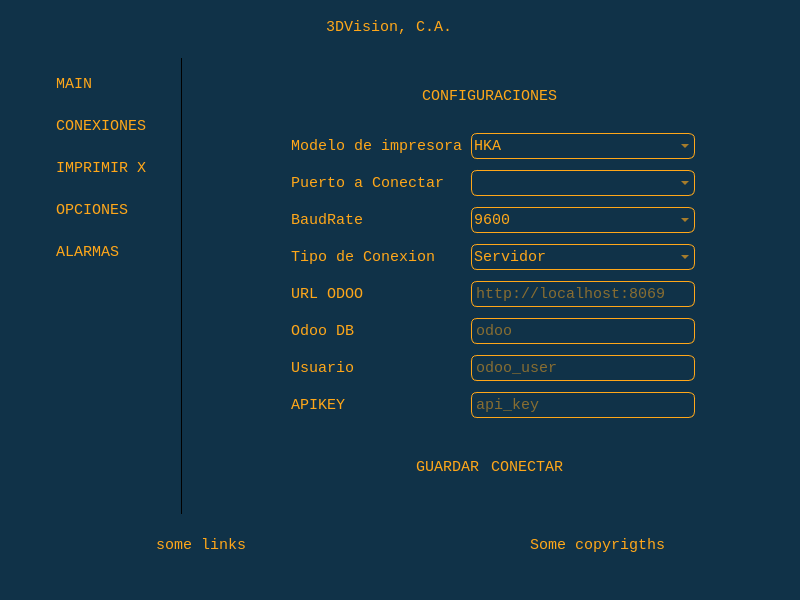
<?xml version="1.0" encoding="UTF-8"?>
<ui version="4.0">
 <class>MainWindow</class>
 <widget class="QMainWindow" name="MainWindow">
  <property name="geometry">
   <rect>
    <x>0</x>
    <y>0</y>
    <width>800</width>
    <height>600</height>
   </rect>
  </property>
  <property name="minimumSize">
   <size>
    <width>800</width>
    <height>600</height>
   </size>
  </property>
  <property name="windowTitle">
   <string>MainWindow</string>
  </property>
  <property name="styleSheet">
   <string notr="true">* {
	margin: 1px;
	padding: 2px;
	border: None;
	border-radius: 12px;
	color: #ffa719;
	background-color: rgb(16, 50, 72);
	font-family: Consolas;
	font-size: 15px;
}

QPushButton {
	height: 30px;
	text-align: center;
	padding: 5%;
	qproperty-iconSize: 26px;
}

QPushButton:hover {
	border: 1px solid #ffa719;
	border-radius: 6px;
}

QTextEdit {
	padding: 15px;
	border-radius: 20px;
	background: #000000;
	border: 1px solid #ffa719;
}

QLineEdit {
	border-radius: 6px;
	background: transparent;
	border: 1px solid #ffa719;
}

QComboBox {
	border-radius: 6px;
	background: transparent;
	border: 1px solid #ffa719;
}

QComboBox:!editable:on, QComboBox::drop-down:editable:on {
    background: #32AABB;
}

QComboBox QAbstractItemView {
    border: 1px solid #32AABB;
    selection-background-color: #32AABB;
}

QFrame#left_menu_frame {
	border-right: 1px solid black;
	border-radius: 0;
}</string>
  </property>
  <widget class="QWidget" name="centralwidget">
   <layout class="QVBoxLayout" name="verticalLayout">
    <property name="spacing">
     <number>0</number>
    </property>
    <property name="leftMargin">
     <number>0</number>
    </property>
    <property name="topMargin">
     <number>0</number>
    </property>
    <property name="rightMargin">
     <number>0</number>
    </property>
    <property name="bottomMargin">
     <number>0</number>
    </property>
    <item alignment="Qt::AlignTop">
     <widget class="QFrame" name="frame">
      <property name="sizePolicy">
       <sizepolicy hsizetype="Preferred" vsizetype="MinimumExpanding">
        <horstretch>0</horstretch>
        <verstretch>0</verstretch>
       </sizepolicy>
      </property>
      <property name="frameShape">
       <enum>QFrame::StyledPanel</enum>
      </property>
      <property name="frameShadow">
       <enum>QFrame::Raised</enum>
      </property>
      <layout class="QHBoxLayout" name="horizontalLayout">
       <property name="spacing">
        <number>0</number>
       </property>
       <property name="leftMargin">
        <number>0</number>
       </property>
       <property name="topMargin">
        <number>0</number>
       </property>
       <property name="rightMargin">
        <number>0</number>
       </property>
       <property name="bottomMargin">
        <number>0</number>
       </property>
       <item alignment="Qt::AlignLeft">
        <widget class="QFrame" name="frame_4">
         <property name="sizePolicy">
          <sizepolicy hsizetype="Maximum" vsizetype="Preferred">
           <horstretch>0</horstretch>
           <verstretch>0</verstretch>
          </sizepolicy>
         </property>
         <property name="frameShape">
          <enum>QFrame::StyledPanel</enum>
         </property>
         <property name="frameShadow">
          <enum>QFrame::Raised</enum>
         </property>
         <layout class="QHBoxLayout" name="horizontalLayout_4">
          <property name="spacing">
           <number>0</number>
          </property>
          <property name="leftMargin">
           <number>0</number>
          </property>
          <property name="topMargin">
           <number>0</number>
          </property>
          <property name="rightMargin">
           <number>0</number>
          </property>
          <property name="bottomMargin">
           <number>0</number>
          </property>
          <item>
           <widget class="QPushButton" name="toggle_menu_button">
            <property name="sizePolicy">
             <sizepolicy hsizetype="Preferred" vsizetype="Preferred">
              <horstretch>0</horstretch>
              <verstretch>0</verstretch>
             </sizepolicy>
            </property>
            <property name="text">
             <string/>
            </property>
            <property name="icon">
             <iconset resource="../images.qrc">
              <normaloff>:/img/assets/Navigation/menu.svg</normaloff>:/img/assets/Navigation/menu.svg</iconset>
            </property>
           </widget>
          </item>
         </layout>
        </widget>
       </item>
       <item>
        <widget class="QFrame" name="header_frame">
         <property name="sizePolicy">
          <sizepolicy hsizetype="Expanding" vsizetype="Preferred">
           <horstretch>0</horstretch>
           <verstretch>0</verstretch>
          </sizepolicy>
         </property>
         <property name="styleSheet">
          <string notr="true"/>
         </property>
         <property name="frameShape">
          <enum>QFrame::StyledPanel</enum>
         </property>
         <property name="frameShadow">
          <enum>QFrame::Raised</enum>
         </property>
         <layout class="QHBoxLayout" name="horizontalLayout_3">
          <property name="spacing">
           <number>0</number>
          </property>
          <property name="leftMargin">
           <number>0</number>
          </property>
          <property name="topMargin">
           <number>0</number>
          </property>
          <property name="rightMargin">
           <number>0</number>
          </property>
          <property name="bottomMargin">
           <number>0</number>
          </property>
          <item alignment="Qt::AlignHCenter">
           <widget class="QFrame" name="frame_8">
            <property name="frameShape">
             <enum>QFrame::StyledPanel</enum>
            </property>
            <property name="frameShadow">
             <enum>QFrame::Raised</enum>
            </property>
            <layout class="QHBoxLayout" name="horizontalLayout_10">
             <property name="spacing">
              <number>0</number>
             </property>
             <property name="leftMargin">
              <number>0</number>
             </property>
             <property name="topMargin">
              <number>0</number>
             </property>
             <property name="rightMargin">
              <number>0</number>
             </property>
             <property name="bottomMargin">
              <number>0</number>
             </property>
             <item>
              <widget class="QLabel" name="label_2">
               <property name="maximumSize">
                <size>
                 <width>28</width>
                 <height>28</height>
                </size>
               </property>
               <property name="autoFillBackground">
                <bool>false</bool>
               </property>
               <property name="text">
                <string/>
               </property>
               <property name="pixmap">
                <pixmap resource="../images.qrc">:/img/assets/logo1.png</pixmap>
               </property>
               <property name="scaledContents">
                <bool>true</bool>
               </property>
              </widget>
             </item>
             <item>
              <widget class="QLabel" name="label">
               <property name="text">
                <string>3DVision, C.A.</string>
               </property>
              </widget>
             </item>
            </layout>
           </widget>
          </item>
         </layout>
        </widget>
       </item>
       <item alignment="Qt::AlignRight|Qt::AlignTop">
        <widget class="QFrame" name="window_control">
         <property name="sizePolicy">
          <sizepolicy hsizetype="Preferred" vsizetype="Preferred">
           <horstretch>0</horstretch>
           <verstretch>0</verstretch>
          </sizepolicy>
         </property>
         <property name="styleSheet">
          <string notr="true">QPushButton {
	width: 30%;
}</string>
         </property>
         <property name="frameShape">
          <enum>QFrame::StyledPanel</enum>
         </property>
         <property name="frameShadow">
          <enum>QFrame::Raised</enum>
         </property>
         <layout class="QHBoxLayout" name="horizontalLayout_2">
          <property name="spacing">
           <number>0</number>
          </property>
          <property name="leftMargin">
           <number>0</number>
          </property>
          <property name="topMargin">
           <number>0</number>
          </property>
          <property name="rightMargin">
           <number>0</number>
          </property>
          <property name="bottomMargin">
           <number>0</number>
          </property>
          <item>
           <widget class="QPushButton" name="minimize_button">
            <property name="text">
             <string/>
            </property>
            <property name="icon">
             <iconset resource="../images.qrc">
              <normaloff>:/img/assets/Navigation/arrow_drop_down.svg</normaloff>:/img/assets/Navigation/arrow_drop_down.svg</iconset>
            </property>
           </widget>
          </item>
          <item>
           <widget class="QPushButton" name="exit_button">
            <property name="text">
             <string/>
            </property>
            <property name="icon">
             <iconset resource="../images.qrc">
              <normaloff>:/img/assets/Navigation/close.svg</normaloff>:/img/assets/Navigation/close.svg</iconset>
            </property>
           </widget>
          </item>
         </layout>
        </widget>
       </item>
      </layout>
     </widget>
    </item>
    <item>
     <widget class="QFrame" name="frame_2">
      <property name="sizePolicy">
       <sizepolicy hsizetype="Preferred" vsizetype="Expanding">
        <horstretch>0</horstretch>
        <verstretch>0</verstretch>
       </sizepolicy>
      </property>
      <property name="frameShape">
       <enum>QFrame::StyledPanel</enum>
      </property>
      <property name="frameShadow">
       <enum>QFrame::Raised</enum>
      </property>
      <layout class="QHBoxLayout" name="horizontalLayout_5">
       <property name="spacing">
        <number>0</number>
       </property>
       <property name="leftMargin">
        <number>0</number>
       </property>
       <property name="topMargin">
        <number>0</number>
       </property>
       <property name="rightMargin">
        <number>0</number>
       </property>
       <property name="bottomMargin">
        <number>0</number>
       </property>
       <item>
        <widget class="QFrame" name="left_menu_frame">
         <property name="sizePolicy">
          <sizepolicy hsizetype="Preferred" vsizetype="Preferred">
           <horstretch>0</horstretch>
           <verstretch>0</verstretch>
          </sizepolicy>
         </property>
         <property name="minimumSize">
          <size>
           <width>50</width>
           <height>0</height>
          </size>
         </property>
         <property name="maximumSize">
          <size>
           <width>180</width>
           <height>16777215</height>
          </size>
         </property>
         <property name="frameShape">
          <enum>QFrame::StyledPanel</enum>
         </property>
         <property name="frameShadow">
          <enum>QFrame::Raised</enum>
         </property>
         <layout class="QHBoxLayout" name="horizontalLayout_8">
          <property name="spacing">
           <number>0</number>
          </property>
          <property name="leftMargin">
           <number>0</number>
          </property>
          <property name="topMargin">
           <number>0</number>
          </property>
          <property name="rightMargin">
           <number>0</number>
          </property>
          <property name="bottomMargin">
           <number>0</number>
          </property>
          <item alignment="Qt::AlignTop">
           <widget class="QFrame" name="frame_6">
            <property name="minimumSize">
             <size>
              <width>200</width>
              <height>0</height>
             </size>
            </property>
            <property name="styleSheet">
             <string notr="true">QFrame {
	background: transparent;
}

QPushButton {
	max-width: 28px;
	min-width: 28px;
}</string>
            </property>
            <property name="frameShape">
             <enum>QFrame::StyledPanel</enum>
            </property>
            <property name="frameShadow">
             <enum>QFrame::Raised</enum>
            </property>
            <layout class="QGridLayout" name="gridLayout">
             <property name="leftMargin">
              <number>0</number>
             </property>
             <property name="topMargin">
              <number>0</number>
             </property>
             <property name="rightMargin">
              <number>0</number>
             </property>
             <property name="bottomMargin">
              <number>0</number>
             </property>
             <property name="spacing">
              <number>0</number>
             </property>
             <item row="0" column="1">
              <widget class="QLabel" name="main_label">
               <property name="text">
                <string>MAIN</string>
               </property>
              </widget>
             </item>
             <item row="2" column="0">
              <widget class="QPushButton" name="print_x">
               <property name="text">
                <string/>
               </property>
               <property name="icon">
                <iconset resource="../images.qrc">
                 <normaloff>:/img/assets/printer.png</normaloff>:/img/assets/printer.png</iconset>
               </property>
              </widget>
             </item>
             <item row="1" column="0">
              <widget class="QPushButton" name="connection_button">
               <property name="text">
                <string/>
               </property>
               <property name="icon">
                <iconset resource="../images.qrc">
                 <normaloff>:/img/assets/Device/usb.svg</normaloff>:/img/assets/Device/usb.svg</iconset>
               </property>
              </widget>
             </item>
             <item row="3" column="0">
              <widget class="QPushButton" name="print_z">
               <property name="text">
                <string/>
               </property>
               <property name="icon">
                <iconset>
                 <normaloff>:/assets/assets/subdirectory_arrow_left.svg</normaloff>:/assets/assets/subdirectory_arrow_left.svg</iconset>
               </property>
              </widget>
             </item>
             <item row="0" column="0">
              <widget class="QPushButton" name="main_button">
               <property name="minimumSize">
                <size>
                 <width>40</width>
                 <height>0</height>
                </size>
               </property>
               <property name="text">
                <string/>
               </property>
               <property name="icon">
                <iconset resource="../images.qrc">
                 <normaloff>:/img/assets/Navigation/apps.svg</normaloff>:/img/assets/Navigation/apps.svg</iconset>
               </property>
               <property name="autoDefault">
                <bool>false</bool>
               </property>
               <property name="default">
                <bool>false</bool>
               </property>
               <property name="flat">
                <bool>false</bool>
               </property>
              </widget>
             </item>
             <item row="4" column="0">
              <widget class="QPushButton" name="pushButton_9">
               <property name="text">
                <string/>
               </property>
               <property name="icon">
                <iconset>
                 <normaloff>:/assets/assets/access_alarms.svg</normaloff>:/assets/assets/access_alarms.svg</iconset>
               </property>
              </widget>
             </item>
             <item row="1" column="1">
              <widget class="QLabel" name="label_6">
               <property name="text">
                <string>CONEXIONES</string>
               </property>
              </widget>
             </item>
             <item row="2" column="1">
              <widget class="QLabel" name="label_7">
               <property name="text">
                <string>IMPRIMIR X</string>
               </property>
              </widget>
             </item>
             <item row="3" column="1">
              <widget class="QLabel" name="label_8">
               <property name="text">
                <string>OPCIONES</string>
               </property>
              </widget>
             </item>
             <item row="4" column="1">
              <widget class="QLabel" name="label_9">
               <property name="text">
                <string>ALARMAS</string>
               </property>
              </widget>
             </item>
            </layout>
           </widget>
          </item>
         </layout>
        </widget>
       </item>
       <item>
        <widget class="QFrame" name="frame_7">
         <property name="sizePolicy">
          <sizepolicy hsizetype="Expanding" vsizetype="Preferred">
           <horstretch>0</horstretch>
           <verstretch>0</verstretch>
          </sizepolicy>
         </property>
         <property name="frameShape">
          <enum>QFrame::StyledPanel</enum>
         </property>
         <property name="frameShadow">
          <enum>QFrame::Raised</enum>
         </property>
         <layout class="QHBoxLayout" name="horizontalLayout_7">
          <item>
           <widget class="QStackedWidget" name="window_pages">
            <property name="currentIndex">
             <number>1</number>
            </property>
            <widget class="QWidget" name="main_page">
             <layout class="QHBoxLayout" name="horizontalLayout_9">
              <item>
               <widget class="QTextEdit" name="outputText">
                <property name="contextMenuPolicy">
                 <enum>Qt::PreventContextMenu</enum>
                </property>
                <property name="readOnly">
                 <bool>true</bool>
                </property>
                <property name="html">
                 <string>&lt;!DOCTYPE HTML PUBLIC &quot;-//W3C//DTD HTML 4.0//EN&quot; &quot;http://www.w3.org/TR/REC-html40/strict.dtd&quot;&gt;
&lt;html&gt;&lt;head&gt;&lt;meta name=&quot;qrichtext&quot; content=&quot;1&quot; /&gt;&lt;style type=&quot;text/css&quot;&gt;
p, li { white-space: pre-wrap; }
&lt;/style&gt;&lt;/head&gt;&lt;body style=&quot; font-family:'Consolas'; font-size:15px; font-weight:400; font-style:normal;&quot;&gt;
&lt;p style=&quot;-qt-paragraph-type:empty; margin-top:0px; margin-bottom:0px; margin-left:0px; margin-right:0px; -qt-block-indent:0; text-indent:0px;&quot;&gt;&lt;br /&gt;&lt;/p&gt;&lt;/body&gt;&lt;/html&gt;</string>
                </property>
               </widget>
              </item>
             </layout>
            </widget>
            <widget class="QWidget" name="config_page">
             <layout class="QVBoxLayout" name="verticalLayout_3">
              <item alignment="Qt::AlignHCenter|Qt::AlignTop">
               <widget class="QFrame" name="frame_5">
                <property name="frameShape">
                 <enum>QFrame::StyledPanel</enum>
                </property>
                <property name="frameShadow">
                 <enum>QFrame::Raised</enum>
                </property>
                <layout class="QVBoxLayout" name="verticalLayout_4">
                 <property name="spacing">
                  <number>0</number>
                 </property>
                 <property name="leftMargin">
                  <number>0</number>
                 </property>
                 <property name="topMargin">
                  <number>0</number>
                 </property>
                 <property name="rightMargin">
                  <number>0</number>
                 </property>
                 <property name="bottomMargin">
                  <number>0</number>
                 </property>
                 <item>
                  <widget class="QLabel" name="label_5">
                   <property name="text">
                    <string>CONFIGURACIONES</string>
                   </property>
                  </widget>
                 </item>
                </layout>
               </widget>
              </item>
              <item>
               <widget class="QFrame" name="frame_9">
                <property name="sizePolicy">
                 <sizepolicy hsizetype="Preferred" vsizetype="Expanding">
                  <horstretch>0</horstretch>
                  <verstretch>0</verstretch>
                 </sizepolicy>
                </property>
                <property name="frameShape">
                 <enum>QFrame::StyledPanel</enum>
                </property>
                <property name="frameShadow">
                 <enum>QFrame::Raised</enum>
                </property>
                <layout class="QHBoxLayout" name="horizontalLayout_12">
                 <property name="spacing">
                  <number>0</number>
                 </property>
                 <property name="leftMargin">
                  <number>0</number>
                 </property>
                 <property name="topMargin">
                  <number>0</number>
                 </property>
                 <property name="rightMargin">
                  <number>0</number>
                 </property>
                 <property name="bottomMargin">
                  <number>0</number>
                 </property>
                 <item alignment="Qt::AlignHCenter">
                  <widget class="QFrame" name="frame_12">
                   <property name="styleSheet">
                    <string notr="true">width: 200%;</string>
                   </property>
                   <property name="frameShape">
                    <enum>QFrame::StyledPanel</enum>
                   </property>
                   <property name="frameShadow">
                    <enum>QFrame::Raised</enum>
                   </property>
                   <layout class="QGridLayout" name="gridLayout_2">
                    <property name="leftMargin">
                     <number>0</number>
                    </property>
                    <property name="topMargin">
                     <number>0</number>
                    </property>
                    <property name="rightMargin">
                     <number>0</number>
                    </property>
                    <property name="bottomMargin">
                     <number>0</number>
                    </property>
                    <property name="spacing">
                     <number>0</number>
                    </property>
                    <item row="0" column="1">
                     <widget class="QComboBox" name="printer_model">
                      <item>
                       <property name="text">
                        <string>HKA</string>
                       </property>
                      </item>
                     </widget>
                    </item>
                    <item row="4" column="0">
                     <widget class="QLabel" name="label_14">
                      <property name="text">
                       <string>URL ODOO</string>
                      </property>
                     </widget>
                    </item>
                    <item row="3" column="0">
                     <widget class="QLabel" name="label_13">
                      <property name="text">
                       <string>Tipo de Conexion</string>
                      </property>
                     </widget>
                    </item>
                    <item row="2" column="0">
                     <widget class="QLabel" name="label_12">
                      <property name="text">
                       <string>BaudRate</string>
                      </property>
                     </widget>
                    </item>
                    <item row="7" column="1">
                     <widget class="QLineEdit" name="odoo_password">
                      <property name="echoMode">
                       <enum>QLineEdit::Password</enum>
                      </property>
                      <property name="dragEnabled">
                       <bool>false</bool>
                      </property>
                      <property name="placeholderText">
                       <string>api_key</string>
                      </property>
                      <property name="clearButtonEnabled">
                       <bool>true</bool>
                      </property>
                     </widget>
                    </item>
                    <item row="1" column="1">
                     <widget class="QComboBox" name="ports"/>
                    </item>
                    <item row="4" column="1">
                     <widget class="QLineEdit" name="odoo_url">
                      <property name="placeholderText">
                       <string>http://localhost:8069</string>
                      </property>
                      <property name="clearButtonEnabled">
                       <bool>true</bool>
                      </property>
                     </widget>
                    </item>
                    <item row="6" column="0">
                     <widget class="QLabel" name="label_15">
                      <property name="text">
                       <string>Usuario</string>
                      </property>
                     </widget>
                    </item>
                    <item row="7" column="0">
                     <widget class="QLabel" name="label_16">
                      <property name="text">
                       <string>APIKEY</string>
                      </property>
                     </widget>
                    </item>
                    <item row="1" column="0">
                     <widget class="QLabel" name="label_11">
                      <property name="text">
                       <string>Puerto a Conectar</string>
                      </property>
                     </widget>
                    </item>
                    <item row="0" column="0">
                     <widget class="QLabel" name="label_10">
                      <property name="text">
                       <string>Modelo de impresora</string>
                      </property>
                     </widget>
                    </item>
                    <item row="3" column="1">
                     <widget class="QComboBox" name="connection_type">
                      <item>
                       <property name="text">
                        <string>Servidor</string>
                       </property>
                      </item>
                      <item>
                       <property name="text">
                        <string>Cliente</string>
                       </property>
                      </item>
                     </widget>
                    </item>
                    <item row="2" column="1">
                     <widget class="QComboBox" name="baud_rate">
                      <item>
                       <property name="text">
                        <string>9600</string>
                       </property>
                      </item>
                     </widget>
                    </item>
                    <item row="6" column="1">
                     <widget class="QLineEdit" name="odoo_user">
                      <property name="placeholderText">
                       <string>odoo_user</string>
                      </property>
                      <property name="clearButtonEnabled">
                       <bool>true</bool>
                      </property>
                     </widget>
                    </item>
                    <item row="5" column="0">
                     <widget class="QLabel" name="label_17">
                      <property name="text">
                       <string>Odoo DB</string>
                      </property>
                     </widget>
                    </item>
                    <item row="5" column="1">
                     <widget class="QLineEdit" name="odoo_db_name">
                      <property name="placeholderText">
                       <string>odoo</string>
                      </property>
                      <property name="clearButtonEnabled">
                       <bool>true</bool>
                      </property>
                     </widget>
                    </item>
                   </layout>
                  </widget>
                 </item>
                </layout>
               </widget>
              </item>
              <item alignment="Qt::AlignHCenter|Qt::AlignBottom">
               <widget class="QFrame" name="frame_11">
                <property name="frameShape">
                 <enum>QFrame::StyledPanel</enum>
                </property>
                <property name="frameShadow">
                 <enum>QFrame::Raised</enum>
                </property>
                <layout class="QHBoxLayout" name="horizontalLayout_11">
                 <property name="spacing">
                  <number>0</number>
                 </property>
                 <property name="leftMargin">
                  <number>0</number>
                 </property>
                 <property name="topMargin">
                  <number>0</number>
                 </property>
                 <property name="rightMargin">
                  <number>0</number>
                 </property>
                 <property name="bottomMargin">
                  <number>0</number>
                 </property>
                 <item>
                  <widget class="QPushButton" name="save_user_button">
                   <property name="text">
                    <string>GUARDAR</string>
                   </property>
                  </widget>
                 </item>
                 <item>
                  <widget class="QPushButton" name="connect_button">
                   <property name="text">
                    <string>CONECTAR</string>
                   </property>
                  </widget>
                 </item>
                </layout>
               </widget>
              </item>
             </layout>
            </widget>
           </widget>
          </item>
         </layout>
        </widget>
       </item>
      </layout>
     </widget>
    </item>
    <item>
     <widget class="QFrame" name="frame_3">
      <property name="sizePolicy">
       <sizepolicy hsizetype="Preferred" vsizetype="Preferred">
        <horstretch>0</horstretch>
        <verstretch>0</verstretch>
       </sizepolicy>
      </property>
      <property name="frameShape">
       <enum>QFrame::NoFrame</enum>
      </property>
      <property name="frameShadow">
       <enum>QFrame::Plain</enum>
      </property>
      <layout class="QHBoxLayout" name="horizontalLayout_6">
       <property name="spacing">
        <number>0</number>
       </property>
       <property name="leftMargin">
        <number>0</number>
       </property>
       <property name="topMargin">
        <number>0</number>
       </property>
       <property name="rightMargin">
        <number>0</number>
       </property>
       <property name="bottomMargin">
        <number>0</number>
       </property>
       <item alignment="Qt::AlignHCenter">
        <widget class="QLabel" name="label_4">
         <property name="text">
          <string>some links</string>
         </property>
        </widget>
       </item>
       <item alignment="Qt::AlignHCenter|Qt::AlignBottom">
        <widget class="QFrame" name="frame_10">
         <property name="frameShape">
          <enum>QFrame::StyledPanel</enum>
         </property>
         <property name="frameShadow">
          <enum>QFrame::Raised</enum>
         </property>
         <layout class="QVBoxLayout" name="verticalLayout_2">
          <item>
           <widget class="QLabel" name="label_3">
            <property name="text">
             <string>Some copyrigths</string>
            </property>
           </widget>
          </item>
         </layout>
        </widget>
       </item>
      </layout>
     </widget>
    </item>
   </layout>
  </widget>
  <widget class="QStatusBar" name="statusBar"/>
 </widget>
 <resources>
  <include location="../images.qrc"/>
 </resources>
 <connections/>
</ui>
